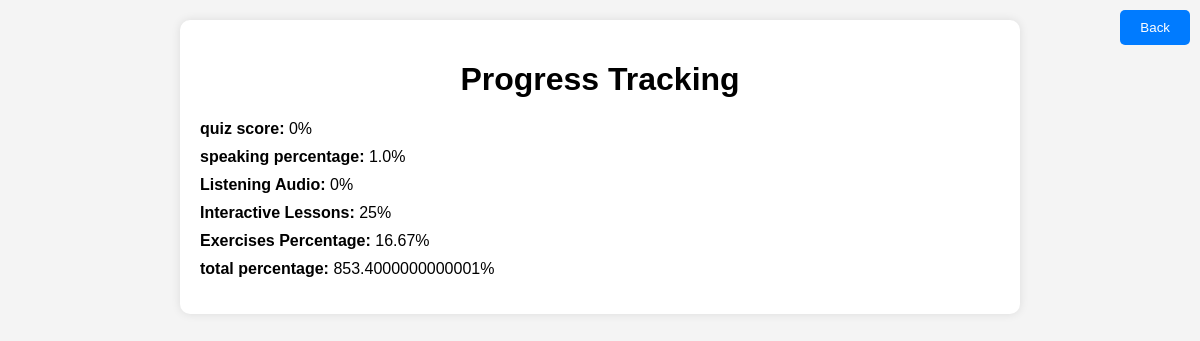
Page /progresstracking (signed in) on the committed database.
### models.py (models this page shows)
class User(db.Model):
    id = db.Column(db.Integer, primary_key=True)
    name = db.Column(db.String(80), nullable=False)
    email = db.Column(db.String(120), unique=True, nullable=False)
    password = db.Column(db.String(80), nullable=False)
    score = db.Column(db.Integer, default=0)
    percentage = db.Column(db.Float, default=0.0)
    exercise_percentage = db.Column(db.Float, nullable=False)
    audio_completed = db.Column(db.Integer, default=0)
    lessons_completed = db.Column(db.Integer, default=0)

### app.py (the view)
@app.route('/progresstracking')
def progress():
    user_name = session.get('user_name')
    if user_name:
        user = User.query.filter_by(name=user_name).first()
        if user:
            total_categories = 5
            total_completed = (
                (user.score or 0) +
                (user.percentage or 0) +
                (user.audio_completed or 0) +
                (user.lessons_completed or 0) +
                (user.exercise_percentage or 0)
            )
            progress_percentage = (total_completed / total_categories ) * 100
            progress_data = {
                'quiz score': user.score,
                'speaking percentage': user.percentage,
                'Listening Audio': user.audio_completed,
                'Interactive Lessons': user.lessons_completed,
                'Exercises Percentage': user.exercise_percentage,
                'total percentage': progress_percentage
            }
            return render_template('progresstracking.html', progress_data=progress_data)
        else:
            return "User not found."
    else:
        return "User not logged in. <a href='/'>Log in</a>."

### templates/progresstracking.html (shortened to what this page needs)
<!DOCTYPE html>
<html lang="en">
<head>
</head>
<body>
    <div class="container">
        <h1>Progress Tracking</h1>
        <ul class="progress-list">
            {% for category, progress in progress_data.items() %}
                <li class="progress-item">
                    <span class="progress-label">{{ category }}:</span> {{ progress }}%
                </li>
            {% endfor %}
        </ul>
    </div>
    <div>
        <button class="back-button" ><a href="/success" style="text-decoration: none; color: inherit;">Back</a></button>
    </div>
</body>
</html>

### templates/progresstracking.html (style rules this page uses)
body { font-family: Arial, sans-serif; margin: 0; padding: 20px; background-color: #f4f4f4; }
.container { max-width: 800px; margin: 0 auto; background-color: #fff; padding: 20px; border-radius: 10px; box-shadow: 0 0 10px rgba(0, 0, 0, 0.1); }
h1 { text-align: center; }
.progress-list { list-style-type: none; padding: 0; }
.progress-item { margin-bottom: 10px; }
.progress-label { font-weight: bold; }
.back-button { position: absolute; top: 10px; right: 10px; background-color: #007bff; color: white; padding: 10px 20px; border: none; border-radius: 5px; cursor: pointer; }

### rows in the picture
User: category "speaking percentage", percentage "1.0", category "Exercises Percentage", exercise_percentage "16.67"

### other values in the picture
{{ category }} "quiz score" "Listening Audio" "Interactive Lessons" "total percentage"
{{ progress }} "0" "0" "25" "853.4000000000001"
